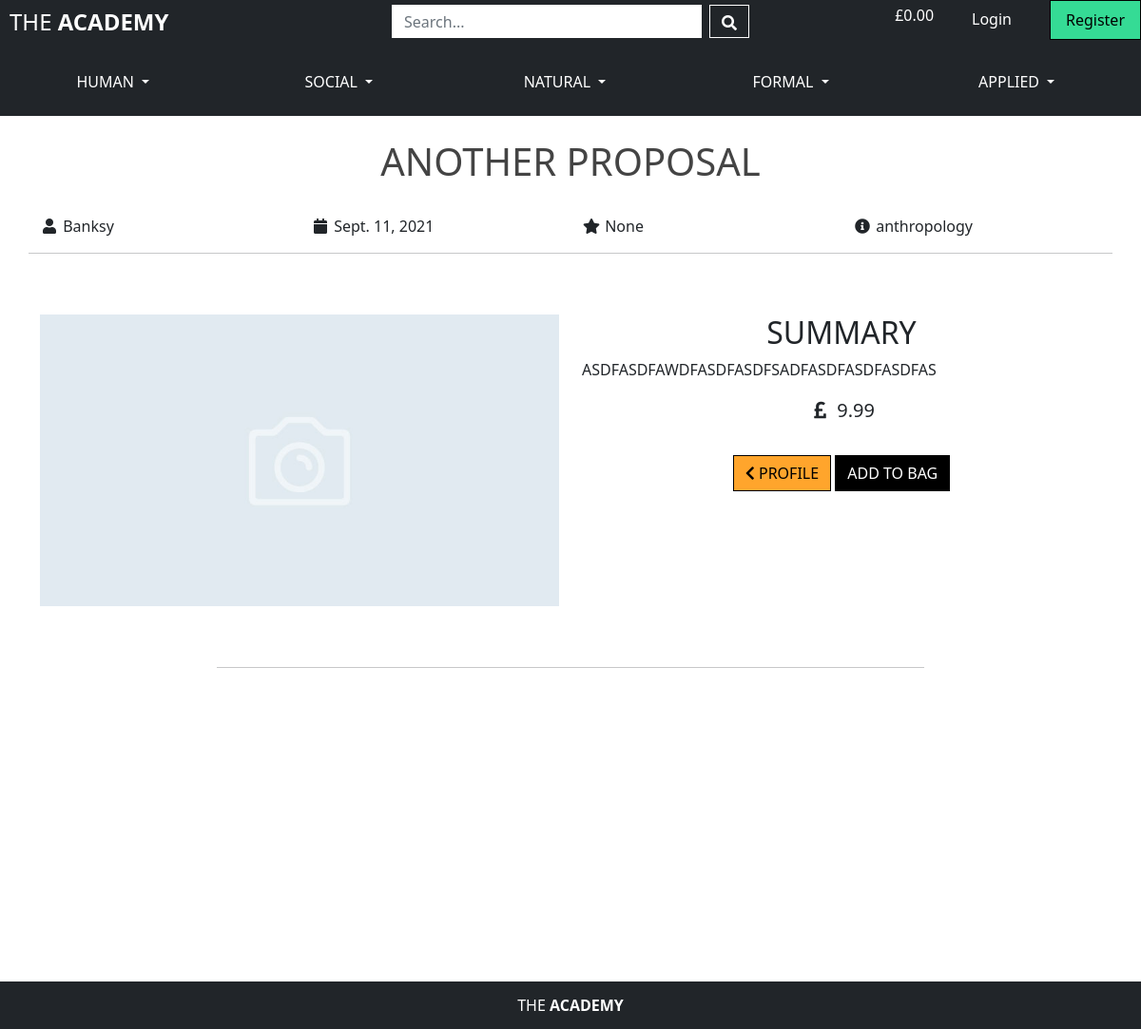
Before: /academics/10/ with the older database file.
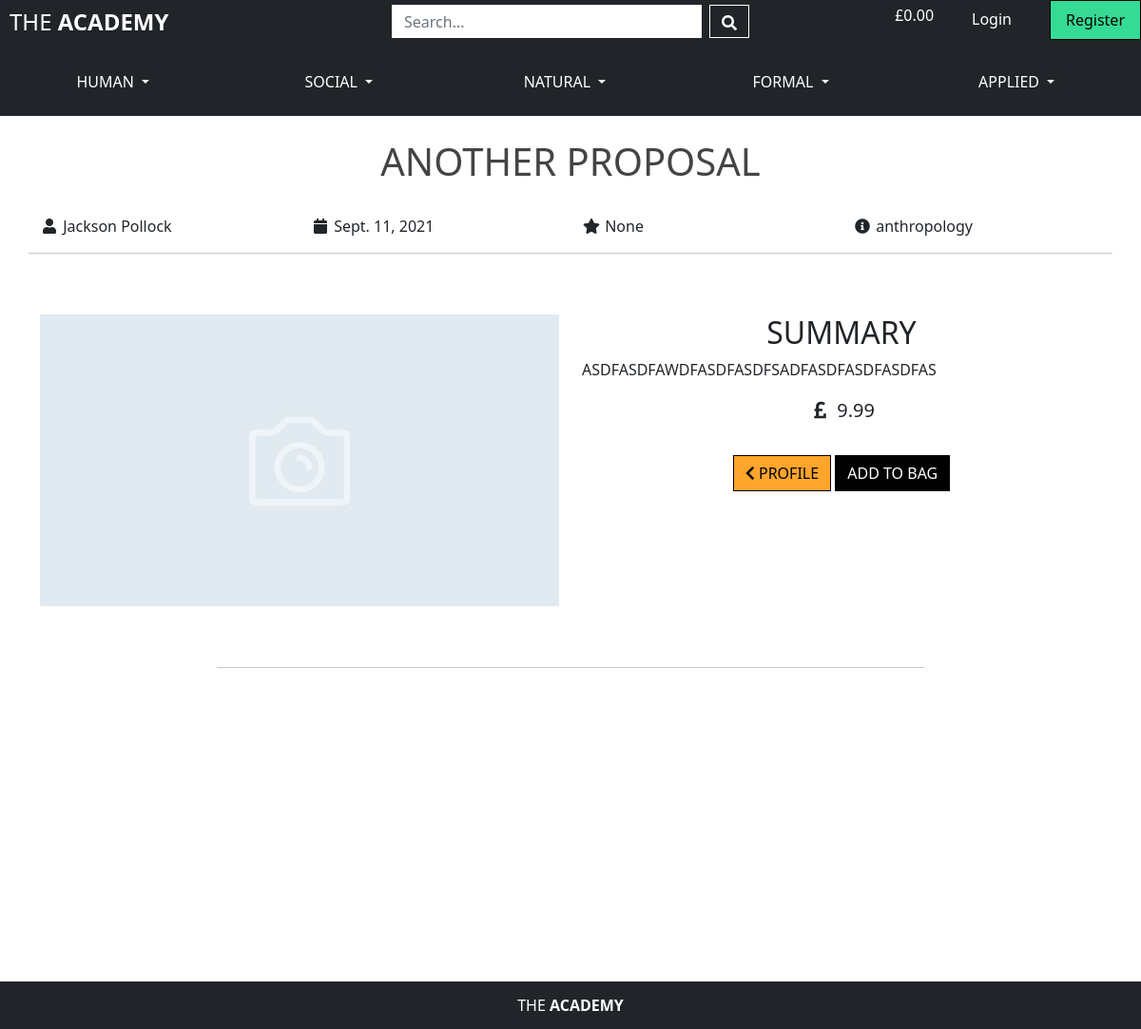
After: the same page with the newer database file.
### academics/models.py (models this page shows)
class Academic(models.Model):
    user = models.OneToOneField(User, on_delete=models.CASCADE,
                                related_name='academic', null=True)
    name = models.CharField(max_length=70)
    username = models.CharField(max_length=15)  # to delete?
    default_email = models.EmailField(max_length=254, blank=True)
    default_phone_number = models.CharField(max_length=20, blank=True)
    default_street_address1 = models.CharField(max_length=80, blank=True)
    default_street_address2 = models.CharField(max_length=80, blank=True)
    default_town_or_city = models.CharField(max_length=40, blank=True)
    default_county = models.CharField(max_length=80, blank=True)
    default_postcode = models.CharField(max_length=20, blank=True)
    default_country = CountryField(blank_label='Country', blank=True)
    about = models.TextField()
    level = models.DecimalField(max_digits=4, decimal_places=1, null=True, blank=True)
    image = models.ImageField(blank=True)
    following = models.ManyToManyField('self', symmetrical=False, blank=True)
    subscribers = models.DecimalField(max_digits=9, decimal_places=0, null=True, blank=True)
    class Meta:
        ordering = ['name']
    def __str__(self):
        return self.name

### articles/models.py (models this page shows, shortened)
class Subject(models.Model):
    subject_name = models.CharField(max_length=200, null=False, blank=False)
    friendly_name = models.CharField(max_length=200, blank=True)
    class ScienceArea(models.TextChoices):
        HUMAN = 'HU', _('Human')
        SOCIAL = 'SO', _('Social')
        NATURAL = 'NA', _('Natural')
        FORMAL = 'FO', _('Formal')
        APPLIED = 'AP', _('Applied')
    science = models.CharField(
        max_length=2,
        choices=ScienceArea.choices,
        blank=False,
    )
    class Meta:
        ordering = ['subject_name']
    def __str__(self):
        return self.subject_name

### academics/views.py (the view)
# urls.py: path('<int:article_id>/', views.article_detail_profile, name='article_detail_profile'),
def article_detail_profile(request, article_id):
    article = get_object_or_404(Article, pk=article_id)
    context = {
        'article': article,
        'from_profile': True,
    }
    return render(request, 'articles/article_detail.html', context)

### bag/contexts.py (called while the page is built, shortened)
def bag_contents(request):
    bag_articles = []
    bag_subscriptions = []
    bag_total = 0
    article_count = 0
    subscription_count = 0
    bag = request.session.get('bag', {})
    context = {
        'bag_articles': bag_articles,
        'bag_subscriptions': bag_subscriptions,
        'bag_total': bag_total,
        'article_count': article_count,
        'subscription_count': subscription_count,
    }
    return context

### articles/templates/articles/article_detail.html (shortened to what this page needs)
{% extends "base.html" %}
{% load static %}
{% block page_header %}
<div class="container">
    <div class="row">
        <h1 id="header" class="center text-capitalize mt-4">{{ article.title }}</h1>
        <div class="col mt-4">
            <p class="">
                {% for author in article.authors.all %}
                    <i class="fas fa-user fa-fw"></i>
                    <span class="card-text"> {{ author }}</span>
                {% endfor %}
            </p>
        </div>
        <div class="col mt-4">
            <p class=""><i class="fas fa-calendar fa-fw"></i> {{ article.date }}</p>
        </div>
        <div class="col mt-4">
            <p class=""><i class="fas fa-star fa-fw"></i> {{ article.rating }}</p>
        </div>
        <div class="col mt-4">
            <p>
                {% for subject in article.subjects.all %}
                    <i class="fas fa-info-circle fa-fw"></i>
                    <span href="#" class="card-text">{{ subject }}</span>
                {% endfor %}
            </p>
        </div>
            <hr>
        </div>
    </div>
{% endblock %}
{% block content %}
    <div id="main-content" class="container">
        <div class="row">
            <div class="col-6 my-5">
                <a href="{{ article.image.url }}" target="_blank">
                    <img class="article-image" src="{{ article.image.url }}"  alt="{{ article.name }}">
                </a>
            </div>
            <div class="col-6 my-5">
                <div class="row">
                    <h2 class="center">SUMMARY</h2>
                </div>
                <div class="row">
                    <p class="">{{ article.summary }}</p>
                </div>
                <p class="card-text center fs-5"><i class="fas fa-pound-sign fa-fw"></i> {{ article.price}}</p>
                <form class="form" action="{% url 'add_to_bag' article.id %}" method="POST">
                    <div class="row">
                        <div class="col-12 center">
                            {% if from_profile %}
                                <a id="return-button" class="btn mt-3 text-uppercase" href="{% url 'academic_profile' user.academic.id %}">
                                    <i class="fas fa-chevron-left"></i>
                                    Profile
                                </a>
                            {% else %}
                                <a id="return-button" class="btn mt-3 text-uppercase" href="{% url 'articles' %}">
                                    <i class="fas fa-chevron-left"></i>
                                    Articles
                                </a>
                            {% endif %}
                            <input id="buy-button" type="submit" class="btn rounded-0 text-uppercase mt-3" value="Add to Bag">
                        </div>
                    </div>
                </form>
            </div>
        </div>
        <div class="col-8 offset-2">
            <hr>
        </div>
    </div>
{% endblock %}

Changed rows visible on the page:
no longer on this page (row unchanged): Academic: name "Banksy"
now on this page (row edited): Academic: name "Jackson Pollock"
